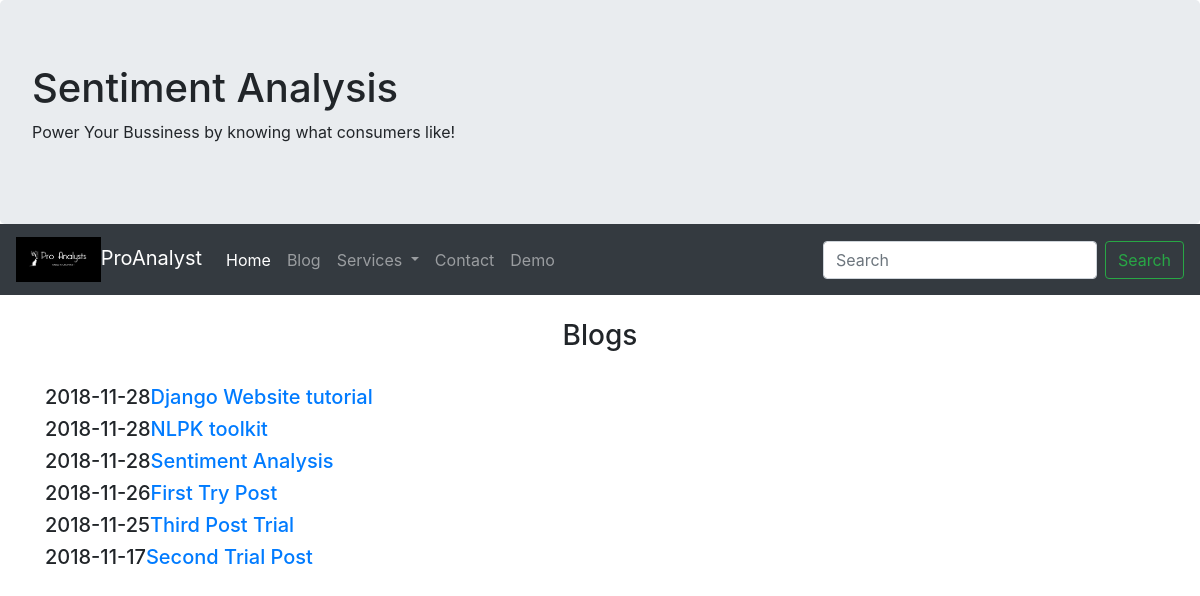
Screenshot of /blog/ with the database file from the repository.
### blog/models.py (models this page shows, shortened)
class Post(models.Model):
    title=models.CharField(max_length=140)
    body=models.TextField()
    date=models.DateTimeField()

### blog/templates/blog/blog.html (shortened to what this page needs)
{% extends "aboutme/header.html" %}
{% block content %}
	<div class="container">
	<h3 align="center">Blogs</h3>
	{% for post in object_list %}
		<h5>{{ post.date|date:"Y-m-d" }}<a href=
		"/blog/{{post.id}}">{{post.title}}</a></h5>
	{% endfor %}
	</div>
{% endblock %}

### aboutme/templates/aboutme/header.html (shortened to what this page needs)
<!doctype html>
<html lang="en">
  <head>
    <link rel="stylesheet" href="https://stackpath.bootstrapcdn.com/bootstrap/4.1.3/css/bootstrap.min.css">
	{% load staticfiles %}
  </head>
  <body>
	<div class="jumbotron" style="margin-bottom: 0px;">
	<h1> Sentiment Analysis</h1>
	<p>Power Your Bussiness by knowing what consumers like!</p>
	</div>
	<nav class="navbar navbar-expand-lg navbar-dark bg-dark">
  <a class="navbar-brand" href='/'><img id="company-logo" src="{% static 'aboutme/img/companylogo.png' %}">ProAnalyst</a>
  <div class="collapse navbar-collapse" id="navbarSupportedContent">
    <ul class="navbar-nav mr-auto">
      <li class="nav-item active">
        <a class="nav-link" href='/'>Home <span class="sr-only">(current)</span></a>
      </li>
      <li class="nav-item">
        <a class="nav-link" href='/blog/'>Blog</a>
      </li>
      <li class="nav-item dropdown">
        <a class="nav-link dropdown-toggle" href="#" id="navbarDropdown" role="button" data-toggle="dropdown" aria-haspopup="true" aria-expanded="false">
          Services
        </a>
      </li>
      <li class="nav-item">
        <a class="nav-link " href='/contact/'>Contact</a>
      </li>
	  <li class="nav-item">
        <a class="nav-link " href='/register/'>Demo</a>
      </li>
    </ul>
    <form class="form-inline my-2 my-lg-0">
      <input class="form-control mr-sm-2" type="search" placeholder="Search" aria-label="Search">
      <button class="btn btn-outline-success my-2 my-sm-0" type="submit">Search</button>
    </form>
  </div>
</nav>
	 {% block content %}
			   {% endblock %}
  </body>
</html>

### aboutme/templates/aboutme/header.html (style rules this page uses)
#company-logo { height:45px; }

### rows the page displays
Post: date "2018-11-28", title "Django Website tutorial"
Post: date "2018-11-28", title "NLPK toolkit"
Post: date "2018-11-28", title "Sentiment Analysis"
Post: date "2018-11-26", title "First Try Post"
Post: date "2018-11-25", title "Third Post Trial"
Post: date "2018-11-17", title "Second Trial Post"
